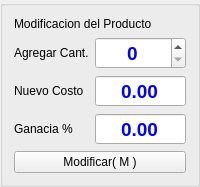
    <widget class="QGroupBox" name="groupBox_3">
     <property name="title">
      <string/>
     </property>
     <layout class="QGridLayout" name="gridLayout_3">
      <item row="1" column="0">
       <widget class="QLabel" name="label_8">
        <property name="sizePolicy">
         <sizepolicy hsizetype="Fixed" vsizetype="Expanding">
          <horstretch>0</horstretch>
          <verstretch>0</verstretch>
         </sizepolicy>
        </property>
        <property name="palette">
         <palette>
          <active>
           <colorrole role="Text">
            <brush brushstyle="SolidPattern">
             <color alpha="255">
              <red>0</red>
              <green>170</green>
              <blue>127</blue>
             </color>
            </brush>
           </colorrole>
           <colorrole role="ButtonText">
            <brush brushstyle="SolidPattern">
             <color alpha="255">
              <red>0</red>
              <green>170</green>
              <blue>127</blue>
             </color>
            </brush>
           </colorrole>
          </active>
          <inactive>
           <colorrole role="Text">
            <brush brushstyle="SolidPattern">
             <color alpha="255">
              <red>0</red>
              <green>170</green>
              <blue>127</blue>
             </color>
            </brush>
           </colorrole>
           <colorrole role="ButtonText">
            <brush brushstyle="SolidPattern">
             <color alpha="255">
              <red>0</red>
              <green>170</green>
              <blue>127</blue>
             </color>
            </brush>
           </colorrole>
          </inactive>
          <disabled>
           <colorrole role="Text">
            <brush brushstyle="SolidPattern">
             <color alpha="255">
              <red>120</red>
              <green>120</green>
              <blue>120</blue>
             </color>
            </brush>
           </colorrole>
           <colorrole role="ButtonText">
            <brush brushstyle="SolidPattern">
             <color alpha="255">
              <red>120</red>
              <green>120</green>
              <blue>120</blue>
             </color>
            </brush>
           </colorrole>
          </disabled>
         </palette>
        </property>
        <property name="text">
         <string>Agregar Cant.</string>
        </property>
       </widget>
      </item>
      <item row="4" column="0">
       <widget class="QLabel" name="label_12">
        <property name="sizePolicy">
         <sizepolicy hsizetype="Fixed" vsizetype="Expanding">
          <horstretch>0</horstretch>
          <verstretch>0</verstretch>
         </sizepolicy>
        </property>
        <property name="palette">
         <palette>
          <active>
           <colorrole role="Text">
            <brush brushstyle="SolidPattern">
             <color alpha="255">
              <red>0</red>
              <green>170</green>
              <blue>127</blue>
             </color>
            </brush>
           </colorrole>
           <colorrole role="ButtonText">
            <brush brushstyle="SolidPattern">
             <color alpha="255">
              <red>0</red>
              <green>170</green>
              <blue>127</blue>
             </color>
            </brush>
           </colorrole>
          </active>
          <inactive>
           <colorrole role="Text">
            <brush brushstyle="SolidPattern">
             <color alpha="255">
              <red>0</red>
              <green>170</green>
              <blue>127</blue>
             </color>
            </brush>
           </colorrole>
           <colorrole role="ButtonText">
            <brush brushstyle="SolidPattern">
             <color alpha="255">
              <red>0</red>
              <green>170</green>
              <blue>127</blue>
             </color>
            </brush>
           </colorrole>
          </inactive>
          <disabled>
           <colorrole role="Text">
            <brush brushstyle="SolidPattern">
             <color alpha="255">
              <red>120</red>
              <green>120</green>
              <blue>120</blue>
             </color>
            </brush>
           </colorrole>
           <colorrole role="ButtonText">
            <brush brushstyle="SolidPattern">
             <color alpha="255">
              <red>120</red>
              <green>120</green>
              <blue>120</blue>
             </color>
            </brush>
           </colorrole>
          </disabled>
         </palette>
        </property>
        <property name="text">
         <string>Ganacia %</string>
        </property>
       </widget>
      </item>
      <item row="0" column="0" colspan="6">
       <widget class="QLabel" name="label_10">
        <property name="sizePolicy">
         <sizepolicy hsizetype="Expanding" vsizetype="Expanding">
          <horstretch>0</horstretch>
          <verstretch>0</verstretch>
         </sizepolicy>
        </property>
        <property name="palette">
         <palette>
          <active>
           <colorrole role="Text">
            <brush brushstyle="SolidPattern">
             <color alpha="255">
              <red>0</red>
              <green>170</green>
              <blue>127</blue>
             </color>
            </brush>
           </colorrole>
           <colorrole role="ButtonText">
            <brush brushstyle="SolidPattern">
             <color alpha="255">
              <red>0</red>
              <green>170</green>
              <blue>127</blue>
             </color>
            </brush>
           </colorrole>
          </active>
          <inactive>
           <colorrole role="Text">
            <brush brushstyle="SolidPattern">
             <color alpha="255">
              <red>0</red>
              <green>170</green>
              <blue>127</blue>
             </color>
            </brush>
           </colorrole>
           <colorrole role="ButtonText">
            <brush brushstyle="SolidPattern">
             <color alpha="255">
              <red>0</red>
              <green>170</green>
              <blue>127</blue>
             </color>
            </brush>
           </colorrole>
          </inactive>
          <disabled>
           <colorrole role="Text">
            <brush brushstyle="SolidPattern">
             <color alpha="255">
              <red>120</red>
              <green>120</green>
              <blue>120</blue>
             </color>
            </brush>
           </colorrole>
           <colorrole role="ButtonText">
            <brush brushstyle="SolidPattern">
             <color alpha="255">
              <red>120</red>
              <green>120</green>
              <blue>120</blue>
             </color>
            </brush>
           </colorrole>
          </disabled>
         </palette>
        </property>
        <property name="text">
         <string>Modificacion del Producto</string>
        </property>
       </widget>
      </item>
      <item row="3" column="0">
       <widget class="QLabel" name="label_3">
        <property name="sizePolicy">
         <sizepolicy hsizetype="Fixed" vsizetype="Expanding">
          <horstretch>0</horstretch>
          <verstretch>0</verstretch>
         </sizepolicy>
        </property>
        <property name="palette">
         <palette>
          <active>
           <colorrole role="Text">
            <brush brushstyle="SolidPattern">
             <color alpha="255">
              <red>0</red>
              <green>170</green>
              <blue>127</blue>
             </color>
            </brush>
           </colorrole>
           <colorrole role="ButtonText">
            <brush brushstyle="SolidPattern">
             <color alpha="255">
              <red>0</red>
              <green>170</green>
              <blue>127</blue>
             </color>
            </brush>
           </colorrole>
          </active>
          <inactive>
           <colorrole role="Text">
            <brush brushstyle="SolidPattern">
             <color alpha="255">
              <red>0</red>
              <green>170</green>
              <blue>127</blue>
             </color>
            </brush>
           </colorrole>
           <colorrole role="ButtonText">
            <brush brushstyle="SolidPattern">
             <color alpha="255">
              <red>0</red>
              <green>170</green>
              <blue>127</blue>
             </color>
            </brush>
           </colorrole>
          </inactive>
          <disabled>
           <colorrole role="Text">
            <brush brushstyle="SolidPattern">
             <color alpha="255">
              <red>120</red>
              <green>120</green>
              <blue>120</blue>
             </color>
            </brush>
           </colorrole>
           <colorrole role="ButtonText">
            <brush brushstyle="SolidPattern">
             <color alpha="255">
              <red>120</red>
              <green>120</green>
              <blue>120</blue>
             </color>
            </brush>
           </colorrole>
          </disabled>
         </palette>
        </property>
        <property name="text">
         <string>Nuevo Costo</string>
        </property>
       </widget>
      </item>
      <item row="4" column="1" colspan="5">
       <widget class="QDoubleSpinBox" name="doubleSpinBox_5">
        <property name="palette">
         <palette>
          <active>
           <colorrole role="Text">
            <brush brushstyle="SolidPattern">
             <color alpha="255">
              <red>0</red>
              <green>0</green>
              <blue>255</blue>
             </color>
            </brush>
           </colorrole>
          </active>
          <inactive>
           <colorrole role="Text">
            <brush brushstyle="SolidPattern">
             <color alpha="255">
              <red>0</red>
              <green>0</green>
              <blue>255</blue>
             </color>
            </brush>
           </colorrole>
          </inactive>
          <disabled>
           <colorrole role="Text">
            <brush brushstyle="SolidPattern">
             <color alpha="255">
              <red>120</red>
              <green>120</green>
              <blue>120</blue>
             </color>
            </brush>
           </colorrole>
          </disabled>
         </palette>
        </property>
        <property name="font">
         <font>
          <family>Arial</family>
          <pointsize>14</pointsize>
          <weight>75</weight>
          <bold>true</bold>
         </font>
        </property>
        <property name="alignment">
         <set>Qt::AlignCenter</set>
        </property>
        <property name="buttonSymbols">
         <enum>QAbstractSpinBox::NoButtons</enum>
        </property>
        <property name="maximum">
         <double>9999.989999999999782</double>
        </property>
       </widget>
      </item>
      <item row="3" column="1" colspan="5">
       <widget class="QDoubleSpinBox" name="doubleSpinBox">
        <property name="palette">
         <palette>
          <active>
           <colorrole role="Text">
            <brush brushstyle="SolidPattern">
             <color alpha="255">
              <red>0</red>
              <green>0</green>
              <blue>255</blue>
             </color>
            </brush>
           </colorrole>
          </active>
          <inactive>
           <colorrole role="Text">
            <brush brushstyle="SolidPattern">
             <color alpha="255">
              <red>0</red>
              <green>0</green>
              <blue>255</blue>
             </color>
            </brush>
           </colorrole>
          </inactive>
          <disabled>
           <colorrole role="Text">
            <brush brushstyle="SolidPattern">
             <color alpha="255">
              <red>120</red>
              <green>120</green>
              <blue>120</blue>
             </color>
            </brush>
           </colorrole>
          </disabled>
         </palette>
        </property>
        <property name="font">
         <font>
          <family>Arial</family>
          <pointsize>14</pointsize>
          <weight>75</weight>
          <bold>true</bold>
         </font>
        </property>
        <property name="alignment">
         <set>Qt::AlignCenter</set>
        </property>
        <property name="buttonSymbols">
         <enum>QAbstractSpinBox::NoButtons</enum>
        </property>
        <property name="maximum">
         <double>9999.989999999999782</double>
        </property>
       </widget>
      </item>
      <item row="1" column="1" colspan="5">
       <widget class="QSpinBox" name="spinBox">
        <property name="sizePolicy">
         <sizepolicy hsizetype="Expanding" vsizetype="Expanding">
          <horstretch>0</horstretch>
          <verstretch>0</verstretch>
         </sizepolicy>
        </property>
        <property name="palette">
         <palette>
          <active>
           <colorrole role="Text">
            <brush brushstyle="SolidPattern">
             <color alpha="255">
              <red>0</red>
              <green>0</green>
              <blue>255</blue>
             </color>
            </brush>
           </colorrole>
          </active>
          <inactive>
           <colorrole role="Text">
            <brush brushstyle="SolidPattern">
             <color alpha="255">
              <red>0</red>
              <green>0</green>
              <blue>255</blue>
             </color>
            </brush>
           </colorrole>
          </inactive>
          <disabled>
           <colorrole role="Text">
            <brush brushstyle="SolidPattern">
             <color alpha="255">
              <red>120</red>
              <green>120</green>
              <blue>120</blue>
             </color>
            </brush>
           </colorrole>
          </disabled>
         </palette>
        </property>
        <property name="font">
         <font>
          <family>Arial</family>
          <pointsize>14</pointsize>
          <weight>75</weight>
          <bold>true</bold>
         </font>
        </property>
        <property name="alignment">
         <set>Qt::AlignCenter</set>
        </property>
        <property name="buttonSymbols">
         <enum>QAbstractSpinBox::UpDownArrows</enum>
        </property>
        <property name="maximum">
         <number>9999</number>
        </property>
       </widget>
      </item>
      <item row="6" column="0" colspan="6">
       <widget class="QPushButton" name="pushButton_2">
        <property name="sizePolicy">
         <sizepolicy hsizetype="Minimum" vsizetype="Expanding">
          <horstretch>0</horstretch>
          <verstretch>0</verstretch>
         </sizepolicy>
        </property>
        <property name="text">
         <string>Modificar( M )</string>
        </property>
        <property name="icon">
         <iconset>
          <normaloff>icon/modificar.png</normaloff>icon/modificar.png</iconset>
        </property>
        <property name="iconSize">
         <size>
          <width>20</width>
          <height>20</height>
         </size>
        </property>
       </widget>
      </item>
     </layout>
    </widget>
